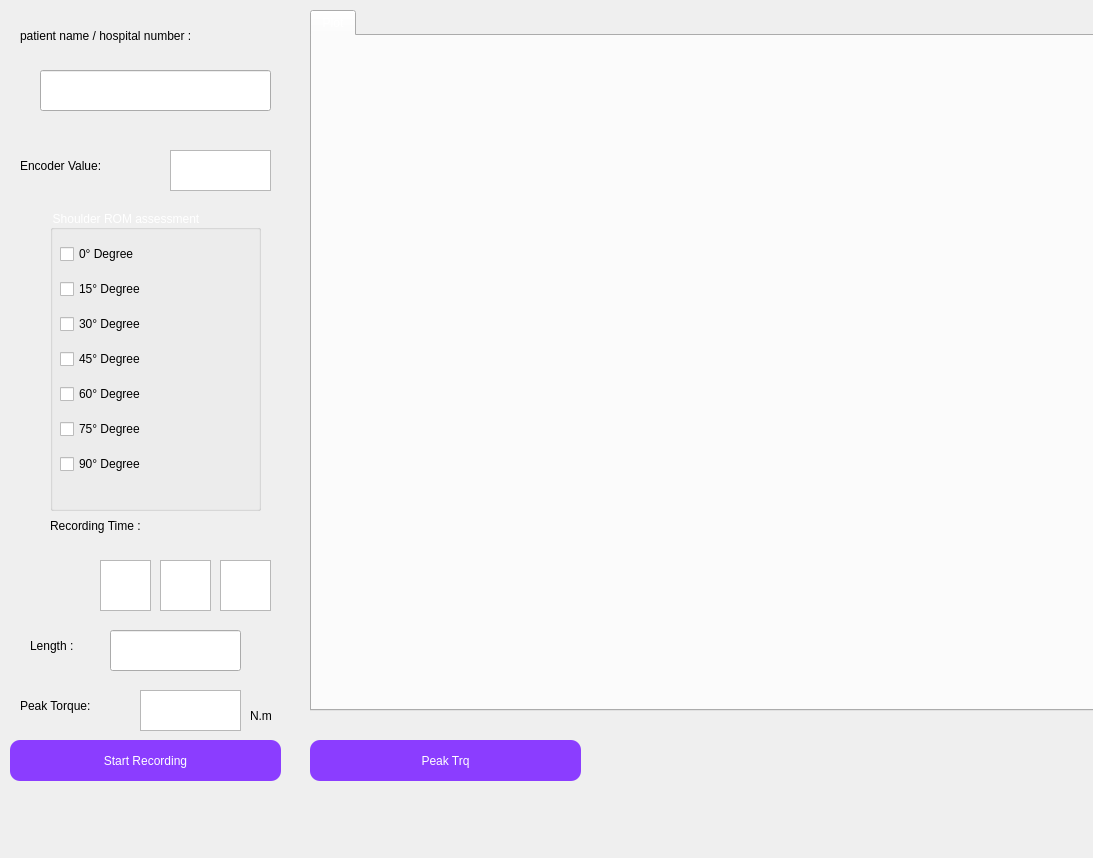
<?xml version="1.0" encoding="UTF-8"?>
<ui version="4.0">
 <class>Dialog</class>
 <widget class="QDialog" name="Dialog">
  <property name="geometry">
   <rect>
    <x>0</x>
    <y>0</y>
    <width>1093</width>
    <height>858</height>
   </rect>
  </property>
  <property name="windowTitle">
   <string>Dialog</string>
  </property>
  <widget class="QWidget" name="widget" native="true">
   <property name="geometry">
    <rect>
     <x>0</x>
     <y>10</y>
     <width>1201</width>
     <height>871</height>
    </rect>
   </property>
   <property name="autoFillBackground">
    <bool>false</bool>
   </property>
   <property name="styleSheet">
    <string notr="true">background-color: rgb(245, 250, 255
);

color: rgb(255, 255, 255);</string>
   </property>
   <widget class="QPushButton" name="startrecording">
    <property name="geometry">
     <rect>
      <x>10</x>
      <y>730</y>
      <width>271</width>
      <height>41</height>
     </rect>
    </property>
    <property name="styleSheet">
     <string notr="true">border-radius:10px;
background-color: rgb(139, 61, 255);
font: 75 18pt &quot;MS Shell Dlg 2&quot;;

</string>
    </property>
    <property name="text">
     <string>Start Recording</string>
    </property>
   </widget>
   <widget class="QTabWidget" name="plot">
    <property name="geometry">
     <rect>
      <x>310</x>
      <y>0</y>
      <width>791</width>
      <height>701</height>
     </rect>
    </property>
    <property name="currentIndex">
     <number>0</number>
    </property>
    <widget class="QWidget" name="tab">
     <attribute name="title">
      <string>Plot</string>
     </attribute>
    </widget>
   </widget>
   <widget class="QTextEdit" name="hour">
    <property name="geometry">
     <rect>
      <x>100</x>
      <y>550</y>
      <width>51</width>
      <height>51</height>
     </rect>
    </property>
    <property name="styleSheet">
     <string notr="true">color: rgb(0, 0, 0);
font: 75 10pt &quot;MS Sans Serif&quot;;</string>
    </property>
   </widget>
   <widget class="QTextEdit" name="min">
    <property name="geometry">
     <rect>
      <x>160</x>
      <y>550</y>
      <width>51</width>
      <height>51</height>
     </rect>
    </property>
    <property name="styleSheet">
     <string notr="true">color: rgb(0, 0, 0);
font: 75 10pt &quot;MS Sans Serif&quot;;</string>
    </property>
   </widget>
   <widget class="QTextEdit" name="sec">
    <property name="geometry">
     <rect>
      <x>220</x>
      <y>550</y>
      <width>51</width>
      <height>51</height>
     </rect>
    </property>
    <property name="styleSheet">
     <string notr="true">color: rgb(0, 0, 0);
font: 75 10pt &quot;MS Sans Serif&quot;;</string>
    </property>
   </widget>
   <widget class="QGroupBox" name="groupBox">
    <property name="geometry">
     <rect>
      <x>50</x>
      <y>200</y>
      <width>211</width>
      <height>301</height>
     </rect>
    </property>
    <property name="title">
     <string>Shoulder ROM assessment</string>
    </property>
    <widget class="QWidget" name="verticalLayoutWidget">
     <property name="geometry">
      <rect>
       <x>10</x>
       <y>20</y>
       <width>191</width>
       <height>261</height>
      </rect>
     </property>
     <layout class="QVBoxLayout" name="verticalLayout">
      <property name="spacing">
       <number>1</number>
      </property>
      <item>
       <widget class="QCheckBox" name="zero">
        <property name="acceptDrops">
         <bool>true</bool>
        </property>
        <property name="autoFillBackground">
         <bool>false</bool>
        </property>
        <property name="styleSheet">
         <string notr="true">font: 12pt &quot;MS Shell Dlg 2&quot;;
color: rgb(0, 0, 0);</string>
        </property>
        <property name="text">
         <string>0° Degree</string>
        </property>
       </widget>
      </item>
      <item>
       <widget class="QCheckBox" name="fifteen">
        <property name="styleSheet">
         <string notr="true">font: 12pt &quot;MS Shell Dlg 2&quot;;
color: rgb(0, 0, 0);</string>
        </property>
        <property name="text">
         <string>15° Degree</string>
        </property>
        <property name="autoRepeatInterval">
         <number>100</number>
        </property>
       </widget>
      </item>
      <item>
       <widget class="QCheckBox" name="thirty">
        <property name="styleSheet">
         <string notr="true">font: 12pt &quot;MS Shell Dlg 2&quot;;
color: rgb(0, 0, 0);</string>
        </property>
        <property name="text">
         <string>30° Degree</string>
        </property>
       </widget>
      </item>
      <item>
       <widget class="QCheckBox" name="fourty_five">
        <property name="styleSheet">
         <string notr="true">font: 12pt &quot;MS Shell Dlg 2&quot;;
color: rgb(0, 0, 0);</string>
        </property>
        <property name="text">
         <string>45° Degree</string>
        </property>
       </widget>
      </item>
      <item>
       <widget class="QCheckBox" name="sixty">
        <property name="styleSheet">
         <string notr="true">font: 12pt &quot;MS Shell Dlg 2&quot;;
color: rgb(0, 0, 0);</string>
        </property>
        <property name="text">
         <string>60° Degree</string>
        </property>
       </widget>
      </item>
      <item>
       <widget class="QCheckBox" name="seventy_five">
        <property name="styleSheet">
         <string notr="true">font: 12pt &quot;MS Shell Dlg 2&quot;;
color: rgb(0, 0, 0);</string>
        </property>
        <property name="text">
         <string>75° Degree</string>
        </property>
       </widget>
      </item>
      <item>
       <widget class="QCheckBox" name="ninty">
        <property name="styleSheet">
         <string notr="true">font: 12pt &quot;MS Shell Dlg 2&quot;;
color: rgb(0, 0, 0);</string>
        </property>
        <property name="text">
         <string>90° Degree</string>
        </property>
       </widget>
      </item>
     </layout>
    </widget>
   </widget>
   <widget class="QLineEdit" name="inp_txt">
    <property name="geometry">
     <rect>
      <x>40</x>
      <y>60</y>
      <width>231</width>
      <height>41</height>
     </rect>
    </property>
    <property name="styleSheet">
     <string notr="true">border-color: rgb(255, 0, 0);
font: 75 12pt &quot;MS Sans Serif&quot;;
color: rgb(0, 0, 0);</string>
    </property>
   </widget>
   <widget class="QLabel" name="file_name">
    <property name="geometry">
     <rect>
      <x>20</x>
      <y>10</y>
      <width>281</width>
      <height>31</height>
     </rect>
    </property>
    <property name="styleSheet">
     <string notr="true">color: rgb(0, 0, 0);
font: 75 12pt &quot;MS Sans Serif&quot;;</string>
    </property>
    <property name="text">
     <string>patient name / hospital number :</string>
    </property>
   </widget>
   <widget class="QLabel" name="rcrd_time">
    <property name="geometry">
     <rect>
      <x>50</x>
      <y>500</y>
      <width>201</width>
      <height>31</height>
     </rect>
    </property>
    <property name="styleSheet">
     <string notr="true">color: rgb(0, 0, 0);
font: 75 12pt &quot;MS Sans Serif&quot;;</string>
    </property>
    <property name="text">
     <string>Recording Time :</string>
    </property>
   </widget>
   <widget class="QLabel" name="Encoder_val">
    <property name="geometry">
     <rect>
      <x>20</x>
      <y>140</y>
      <width>161</width>
      <height>31</height>
     </rect>
    </property>
    <property name="styleSheet">
     <string notr="true">color: rgb(0, 0, 0);
font: 75 12pt &quot;MS Sans Serif&quot;;</string>
    </property>
    <property name="text">
     <string>Encoder Value:</string>
    </property>
   </widget>
   <widget class="QTextEdit" name="enc_lbl">
    <property name="geometry">
     <rect>
      <x>170</x>
      <y>140</y>
      <width>101</width>
      <height>41</height>
     </rect>
    </property>
    <property name="styleSheet">
     <string notr="true">color: rgb(0, 0, 0);
font: 75 10pt &quot;MS Sans Serif&quot;;</string>
    </property>
   </widget>
   <widget class="QLabel" name="lenght_">
    <property name="geometry">
     <rect>
      <x>30</x>
      <y>620</y>
      <width>201</width>
      <height>31</height>
     </rect>
    </property>
    <property name="styleSheet">
     <string notr="true">color: rgb(0, 0, 0);
font: 75 12pt &quot;MS Sans Serif&quot;;</string>
    </property>
    <property name="text">
     <string>Length :</string>
    </property>
   </widget>
   <widget class="QLabel" name="peak_trq_">
    <property name="geometry">
     <rect>
      <x>20</x>
      <y>680</y>
      <width>201</width>
      <height>31</height>
     </rect>
    </property>
    <property name="styleSheet">
     <string notr="true">color: rgb(0, 0, 0);
font: 75 12pt &quot;MS Sans Serif&quot;;</string>
    </property>
    <property name="text">
     <string>Peak Torque:</string>
    </property>
   </widget>
   <widget class="QTextEdit" name="pk_trq">
    <property name="geometry">
     <rect>
      <x>140</x>
      <y>680</y>
      <width>101</width>
      <height>41</height>
     </rect>
    </property>
    <property name="styleSheet">
     <string notr="true">color: rgb(0, 0, 0);
font: 75 10pt &quot;MS Sans Serif&quot;;</string>
    </property>
   </widget>
   <widget class="QLabel" name="newton_mtr">
    <property name="geometry">
     <rect>
      <x>250</x>
      <y>690</y>
      <width>51</width>
      <height>31</height>
     </rect>
    </property>
    <property name="styleSheet">
     <string notr="true">color: rgb(0, 0, 0);
font: 75 12pt &quot;MS Sans Serif&quot;;</string>
    </property>
    <property name="text">
     <string>N.m</string>
    </property>
   </widget>
   <widget class="QLineEdit" name="leg_leng">
    <property name="geometry">
     <rect>
      <x>110</x>
      <y>620</y>
      <width>131</width>
      <height>41</height>
     </rect>
    </property>
    <property name="styleSheet">
     <string notr="true">border-color: rgb(255, 0, 0);
font: 75 12pt &quot;MS Sans Serif&quot;;
color: rgb(0, 0, 0);</string>
    </property>
   </widget>
   <widget class="QPushButton" name="peak_torq">
    <property name="geometry">
     <rect>
      <x>310</x>
      <y>730</y>
      <width>271</width>
      <height>41</height>
     </rect>
    </property>
    <property name="styleSheet">
     <string notr="true">border-radius:10px;
background-color: rgb(139, 61, 255);
font: 75 18pt &quot;MS Shell Dlg 2&quot;;

</string>
    </property>
    <property name="text">
     <string>Peak Trq</string>
    </property>
   </widget>
  </widget>
 </widget>
 <resources/>
 <connections/>
</ui>
